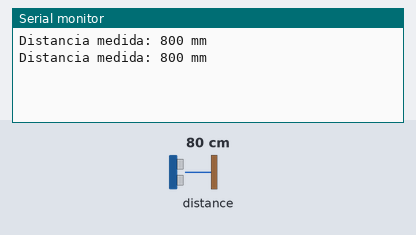
This sketch was run on a simulated Arduino Uno, built with avr-gcc and run on an emulated ATmega328P. Parts: the last lines printed to the serial monitor. Inputs (shaded band) come from the test bench; at power-on: distance to the obstacle 80 cm.

Above: at 1.8 s.
1.9 s: distance to the obstacle set to 250 cm
At 2.6 s:
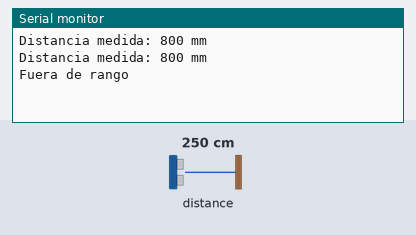
4.6 s: distance to the obstacle set to 2 cm
At 6.0 s:
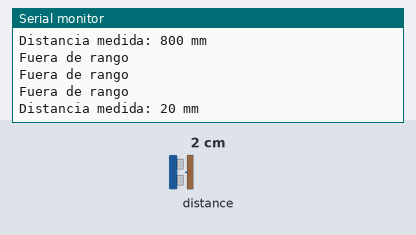

Measured:
- after the input at 1.9 s, the serial monitor: prints a new line after 0.20 s (image 1)
- after the input at 4.6 s, the serial monitor: prints a new line after 0.60 s (image 2)

The sketch:

Test1.ino
```cpp
#include <Wire.h>
#include <VL53L0X.h>

VL53L0X sensor;

#define LONG_RANGE
#define HIGH_ACCURACY

void setup() {
  Serial.begin(9600);
  Wire.begin();

  sensor.setTimeout(500); // Configurar el tiempo de espera

  if (!sensor.init()) {
    Serial.println("Error al inicializar el sensor VL53L0X");
    while (1);
  }

  // Activar modo de largo alcance
  #if defined LONG_RANGE
    sensor.setSignalRateLimit(0.1);  // Reducir el límite de señal
    sensor.setVcselPulsePeriod(VL53L0X::VcselPeriodPreRange, 18);
    sensor.setVcselPulsePeriod(VL53L0X::VcselPeriodFinalRange, 14);
  #endif

  // Configurar para alta precisión
  #if defined HIGH_ACCURACY
    sensor.setMeasurementTimingBudget(200000);  // Aumentar el tiempo de medición
  #endif
}

void loop() {
  uint16_t distancia = sensor.readRangeSingleMillimeters();

  if (sensor.timeoutOccurred()) {
    Serial.println("Error de tiempo de espera");
  } else if (distancia > 2000) {
    Serial.println("Fuera de rango");
  } else {
    Serial.print("Distancia medida: ");
    Serial.print(distancia);
    Serial.println(" mm");
  }

  delay(1000); // Espera entre mediciones
}
```
